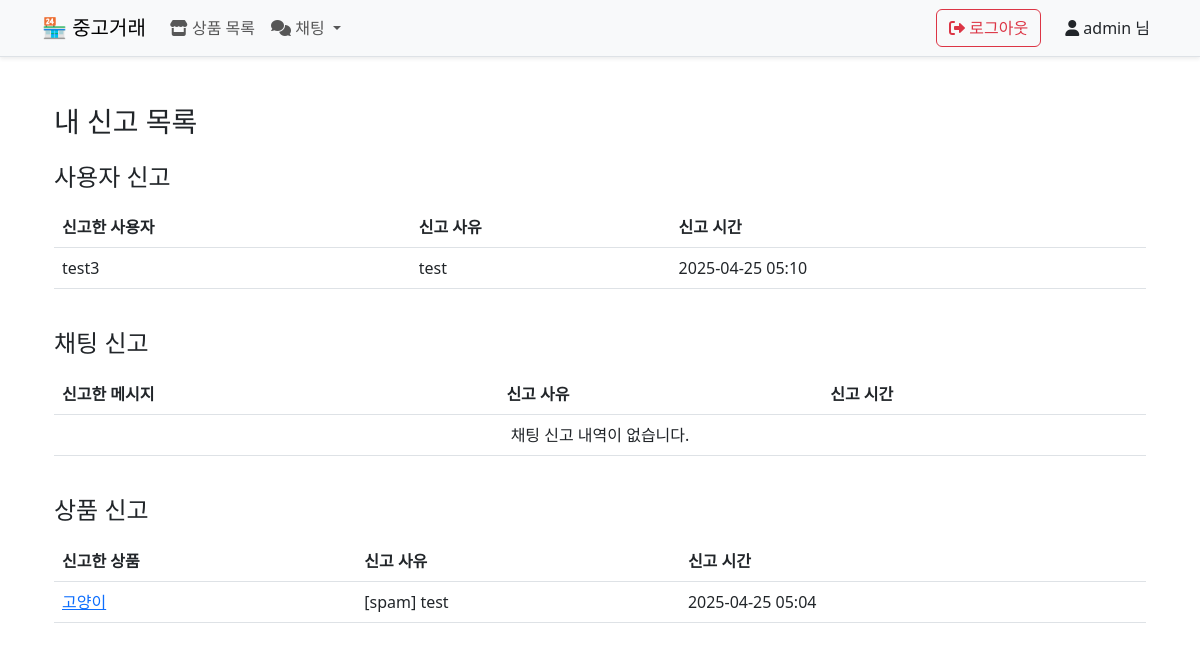
The app's page /my_reports/ (signed in), older data.
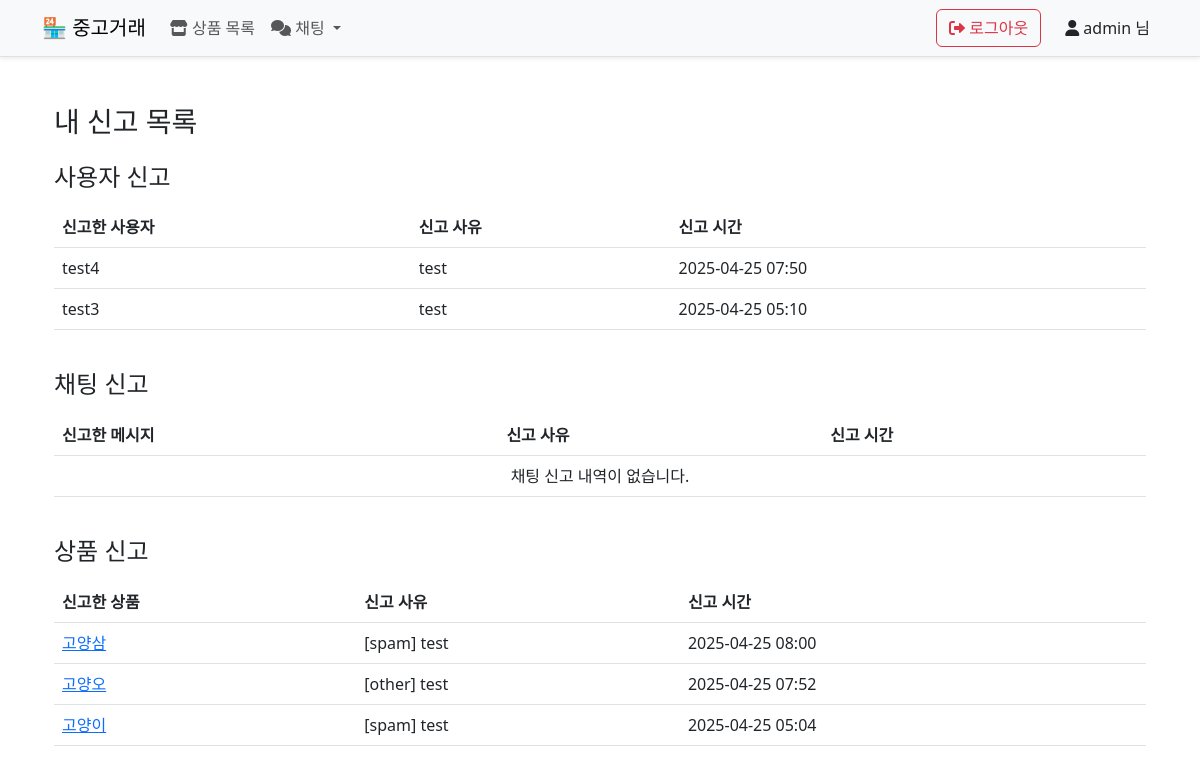
The same page, newer data.
### reports/models.py (models this page shows, shortened)
class UserReport(models.Model):
    reporter = models.ForeignKey(CustomUser, on_delete=models.CASCADE)
    reported_user = models.ForeignKey(CustomUser, on_delete=models.CASCADE, related_name='reported')
    reason = models.TextField()
    reported_at = models.DateTimeField(auto_now_add=True)
    class Meta:
        unique_together = ('reporter', 'reported_user')  # 중복 신고 방지

class ProductReport(models.Model):
    reporter = models.ForeignKey(CustomUser, on_delete=models.CASCADE, related_name='reports_productreport')
    reported_product = models.ForeignKey(Product, on_delete=models.CASCADE, related_name='reports')
    reason = models.TextField(blank=True)
    reported_at = models.DateTimeField(auto_now_add=True)
    class Meta:
        unique_together = ('reporter', 'reported_product')

### accounts/models.py (models this page shows)
class CustomUser(AbstractUser):
    bio = models.TextField(blank=True)
    account_number = models.CharField(max_length=30, blank=True)
    is_admin = models.BooleanField(default=False)
    is_active = models.BooleanField(default=True)

### products/models.py (models this page shows)
class Product(models.Model):
    name = models.CharField(max_length=100)
    description = models.TextField()
    price = models.PositiveIntegerField()
    user = models.ForeignKey(CustomUser, on_delete=models.CASCADE)
    created_at = models.DateTimeField(auto_now_add=True)
    is_hidden = models.BooleanField(default=False)

### reports/views.py (the view)
# urls.py: path('my_reports/', views.my_reports_view, name='my_reports'),
@login_required
def my_reports_view(request):
    user_reports = UserReport.objects.filter(reporter=request.user).order_by('-reported_at')
    chat_reports = ChatReport.objects.filter(reporter=request.user).order_by('-reported_at')
    product_reports = ProductReport.objects.filter(reporter=request.user).order_by('-reported_at')
    return render(request, 'reports/my_reports.html', {
        'user_reports': user_reports,
        'chat_reports': chat_reports,
        'product_reports': product_reports
    })

### templates/reports/my_reports.html (shortened to what this page needs)
{% extends 'base.html' %}
{% block content %}
<div class="container mt-5">
  <h3 class="mb-4">내 신고 목록</h3>
  <h4 class="mt-4 mb-3">사용자 신고</h4>
  <div class="table-responsive">
    <table class="table table-hover">
      <thead>
        <tr>
          <th>신고한 사용자</th>
          <th>신고 사유</th>
          <th>신고 시간</th>
        </tr>
      </thead>
      <tbody>
        {% for report in user_reports %}
          <tr>
            <td>{{ report.reported_user.username }}</td>
            <td>{{ report.reason }}</td>
            <td>{{ report.reported_at|date:"Y-m-d H:i" }}</td>
          </tr>
        {% empty %}
          <tr>
            <td colspan="3" class="text-center">사용자 신고 내역이 없습니다.</td>
          </tr>
        {% endfor %}
      </tbody>
    </table>
  </div>
  <h4 class="mt-4 mb-3">채팅 신고</h4>
  <div class="table-responsive">
    <table class="table table-hover">
      <thead>
        <tr>
          <th>신고한 메시지</th>
          <th>신고 사유</th>
          <th>신고 시간</th>
        </tr>
      </thead>
      <tbody>
        {% for report in chat_reports %}
          <tr>
            <td>
              <strong>{{ report.message.sender.username }}</strong>:
              {{ report.message.message|truncatechars:50 }}
            </td>
            <td>{{ report.reason }}</td>
            <td>{{ report.reported_at|date:"Y-m-d H:i" }}</td>
          </tr>
        {% empty %}
          <tr>
            <td colspan="3" class="text-center">채팅 신고 내역이 없습니다.</td>
          </tr>
        {% endfor %}
      </tbody>
    </table>
  </div>
  <h4 class="mt-4 mb-3">상품 신고</h4>
  <div class="table-responsive">
    <table class="table table-hover">
      <thead>
        <tr>
          <th>신고한 상품</th>
          <th>신고 사유</th>
          <th>신고 시간</th>
        </tr>
      </thead>
      <tbody>
        {% for report in product_reports %}
          <tr>
            <td>
              <a href="{% url 'products:product_detail' report.reported_product.id %}">
                {{ report.reported_product.name }}
              </a>
            </td>
            <td>{{ report.reason }}</td>
            <td>{{ report.reported_at|date:"Y-m-d H:i" }}</td>
          </tr>
        {% empty %}
          <tr>
            <td colspan="3" class="text-center">상품 신고 내역이 없습니다.</td>
          </tr>
        {% endfor %}
      </tbody>
    </table>
  </div>
</div>
{% endblock %}

Row changes from the older to the newer data that the page shows:
added UserReport: reported_user.username "test4", reason "test", reported_at "2025-04-25 07:50"
added ProductReport: reported_product.name "고양삼", reason "[spam] test", reported_at "2025-04-25 08:00"
added ProductReport: reported_product.name "고양오", reason "[other] test", reported_at "2025-04-25 07:52"
